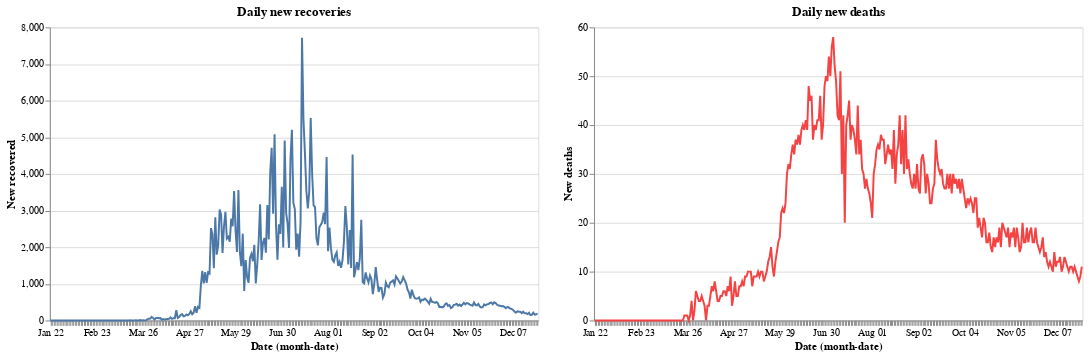

Notebook cell for this chart:
### Code cell
red= alt.value("#f54242")
    
base.encode(y='New recovered').properties(title='Daily new recoveries')|base.encode(y='New deaths',color=red).properties(title='Daily new deaths')

### Figure 1 — Vega-Lite specification as saved in the notebook (floating-point values rounded to 4 significant figures; data arrays with more than 128 entries replaced by an {"elided": "..."} marker saying what was removed)
{"config": {"view": {"continuousWidth": 400, "continuousHeight": 300}}, "hconcat": [{"mark": "line", "encoding": {"x": {"type": "ordinal", "field": "Date", "timeUnit": "monthdate"}, "y": {"type": "quantitative", "field": "New recovered"}}, "title": "Daily new recoveries", "width": 500}, {"mark": "line", "encoding": {"color": {"value": "#f54242"}, "x": {"type": "ordinal", "field": "Date", "timeUnit": "monthdate"}, "y": {"type": "quantitative", "field": "New deaths"}}, "title": "Daily new deaths", "width": 500}], "data": {"name": "data-c4fb2a5af3d2083668dc732ac07a5740"}, "$schema": "https://vega.github.io/schema/vega-lite/v4.8.1.json", "datasets": {"data-c4fb2a5af3d2083668dc732ac07a5740": {"elided": "338 records"}}}
